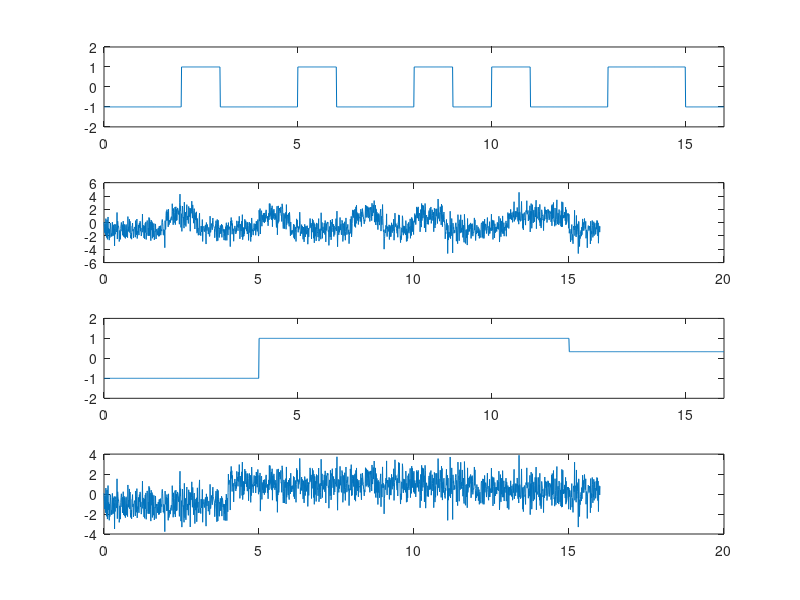

MATLAB code for this plot:
N = 16;
An = 1;         % noise level
bk = (rand(1,N)>0.5)*2-1;       % generate random bits
ts = ones(1,100);
t = linspace(0,N,100*N);
bkt = kron(bk,ts);
subplot(4,1,1);
plot(t, bkt);
axis([0 N, -2, 2])
noise = An*randn(1,length(t));
subplot(4,1,2);
plot(t, bkt+noise)%, t, bkt, 'm','linewidth',2);

bk4 = 2*(floor(4*rand(1,N/4))/3)-1;
ts4 = ones(1,400);
bkt4 = kron(bk4,ts4);
subplot(4,1,3)
plot(t, bkt4);
axis([0 N, -2, 2])

subplot(4,1,4);
plot(t, bkt4+noise)%, t, bkt4, 'm', 'linewidth', 2)
